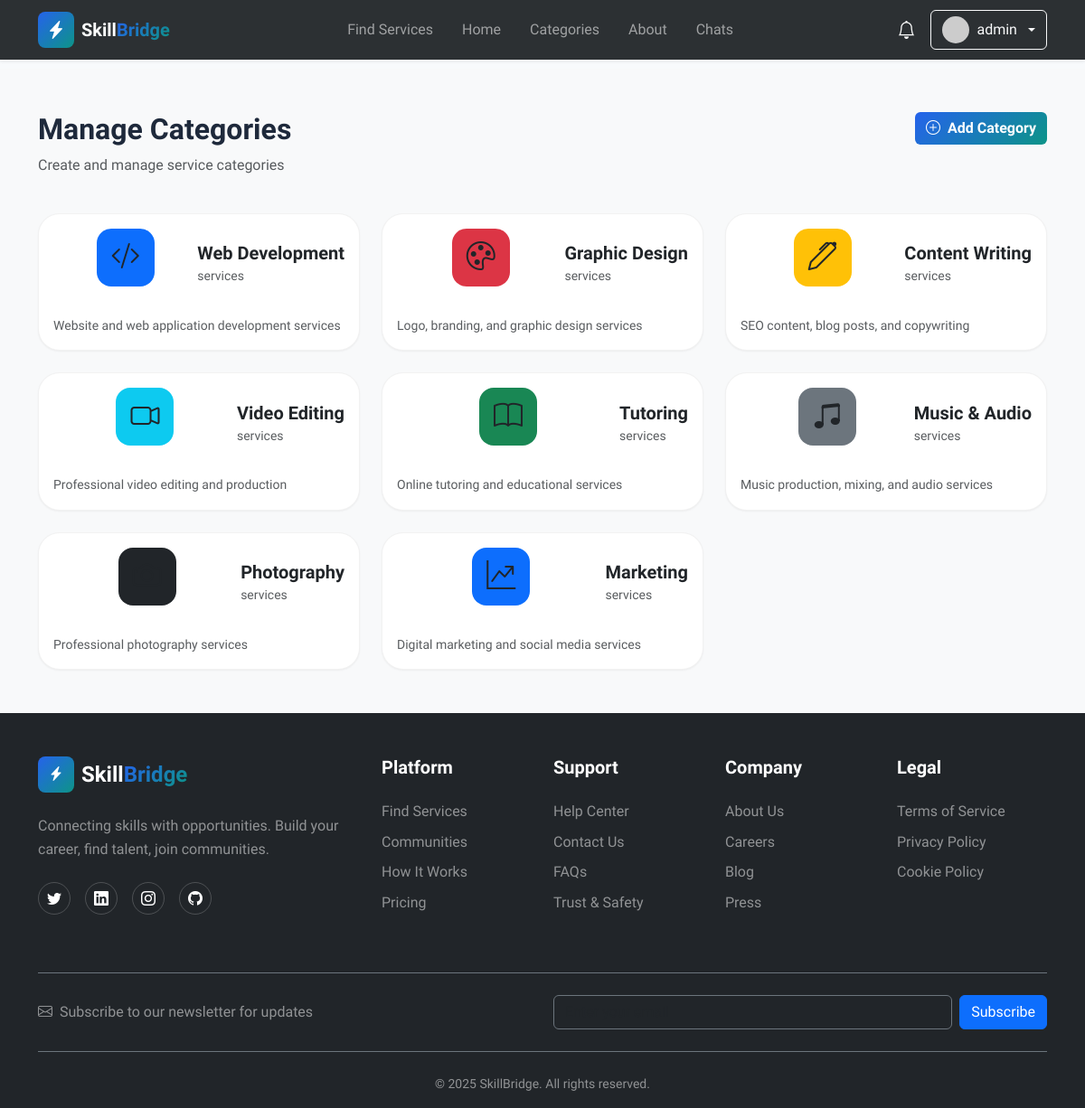
The app's page /admin/categories (signed in) with its own data.
### models.py (models this page shows, shortened)
class User(UserMixin, db.Model):
    __tablename__ = 'users'
    id = db.Column(db.Integer, primary_key=True)
    username = db.Column(db.String(80), unique=True, nullable=False, index=True)
    email = db.Column(db.String(120), unique=True, nullable=False, index=True)
    password_hash = db.Column(db.String(255), nullable=False)
    user_type = db.Column(db.String(20), nullable=False, default='client')
    full_name = db.Column(db.String(100))
    bio = db.Column(db.Text)
    avatar_url = db.Column(db.String(255), default='default-avatar.png')
    phone = db.Column(db.String(20))
    is_active = db.Column(db.Boolean, default=True)
    is_verified = db.Column(db.Boolean, default=False)
    created_at = db.Column(db.DateTime, default=datetime.utcnow, nullable=False)
    updated_at = db.Column(db.DateTime, default=datetime.utcnow, onupdate=datetime.utcnow)
    services = db.relationship('Service', backref='provider', lazy='dynamic',
                              foreign_keys='Service.user_id')
    reviews = db.relationship('Review', backref='reviewer', lazy='dynamic',
                             foreign_keys='Review.user_id')
    orders_as_buyer = db.relationship('Order', backref='buyer', lazy='dynamic',
                                     foreign_keys='Order.buyer_id')
    orders_as_seller = db.relationship('Order', backref='seller', lazy='dynamic',
                                      foreign_keys='Order.seller_id')
    favorites = db.relationship('Favorite', backref='user', lazy='dynamic',
                               cascade='all, delete-orphan')
    notifications = db.relationship('Notification', backref='user', lazy='dynamic',
                                   cascade='all, delete-orphan')
    def is_admin(self):
        return self.user_type == 'admin'
    def get_unread_notifications_count(self):
        return self.notifications.filter_by(is_read=False).count()
    def get_recent_notifications(self, limit=5):
        return self.notifications.order_by(db.text('created_at desc')).limit(limit)
    def get_avatar_url(self):
        from flask import url_for
        if not self.avatar_url or self.avatar_url == 'default-avatar.png':
            return f"https://ui-avatars.com/api/?name={self.username}&background=random&color=fff&size=128"
        if self.avatar_url.startswith('http'):
            return self.avatar_url
        return url_for('static', filename='avatars/' + self.avatar_url)

class Category(db.Model):
    __tablename__ = 'categories'
    id = db.Column(db.Integer, primary_key=True)
    name = db.Column(db.String(100), unique=True, nullable=False, index=True)
    description = db.Column(db.Text)
    icon = db.Column(db.String(50))  # Icon class name (e.g., 'bi-code')
    color = db.Column(db.String(50))  # Color class for styling
    created_at = db.Column(db.DateTime, default=datetime.utcnow)
    services = db.relationship('Service', backref='category', lazy='dynamic')

### routes.py (the view, shortened to what this page needs)
@admin_bp.route('/categories', methods=['GET', 'POST'])
@admin_required
def categories():
    categories = category_manager.get_all_categories()
    return render_template('admin/categories.html', categories=categories)

### managers.py (called while the page is built)
    def get_all_categories(self):
        return Category.query.all()

### routes.py (called while the page is built)
def admin_required(f):
    @wraps(f)
    def decorated_function(*args, **kwargs):
        if not current_user.is_authenticated or not current_user.is_admin():
            flash('You need admin privileges to access this page.', 'danger')
            return redirect(url_for('main.index'))
        return f(*args, **kwargs)
    return decorated_function

### templates/admin/categories.html (shortened to what this page needs)
{% extends 'base.html' %}
{% block content %}
<section class="py-5 bg-light">
    <div class="container">
        <div class="row mb-4">
            <div class="col">
                <h2 class="fw-bold">Manage Categories</h2>
                <p class="text-muted">Create and manage service categories</p>
            </div>
            <div class="col-auto">
                <button class="btn btn-gradient-primary" data-bs-toggle="modal" data-bs-target="#addCategoryModal">
                    <i class="bi bi-plus-circle me-2"></i>Add Category
                </button>
            </div>
        </div>
        <div class="row g-4">
            {% for category in categories %}
            <div class="col-md-4">
                <div class="card h-100">
                    <div class="card-body">
                        <div class="d-flex align-items-center mb-3">
                            <div class="category-icon {{ category.color }} me-3">
                                <i class="bi {{ category.icon }}"></i>
                            </div>
                            <div>
                                <h5 class="mb-0">{{ category.name }}</h5>
                                <small class="text-muted">{{ category.service_count }} services</small>
                            </div>
                        </div>
                        <p class="text-muted small mb-0">{{ category.description }}</p>
                    </div>
                </div>
            </div>
            {% endfor %}
        </div>
    </div>
</section>
{% endblock %}

### templates/components/header.html (shortened to what this page needs)
<header class="navbar navbar-expand-lg navbar-dark bg-dark fixed-top shadow-sm">
    <div class="container">
        <a class="navbar-brand d-flex align-items-center" href="{{ url_for('main.index') }}">
            <div class="logo-icon gradient-primary rounded-3 p-2 me-2">
                <i class="bi bi-lightning-charge-fill text-white"></i>
            </div>
            <span class="fw-bold">Skill<span class="text-gradient">Bridge</span></span>
        </a>
        <div class="collapse navbar-collapse" id="navbarNav">
            <ul class="navbar-nav mx-auto">
                <li class="nav-item">
                    <a class="nav-link" href="{{ url_for('service.browse') }}">Find Services</a>
                </li>
                <li class="nav-item">
                    <a class="nav-link" href="{{ url_for('main.index') }}">Home</a>
                </li>
                <li class="nav-item">
                    <a class="nav-link" href="{{ url_for('main.index') }}#categories">Categories</a>
                </li>
                <li class="nav-item">
                    <a class="nav-link" href="{{ url_for('main.about') }}">About</a>
                </li>
                {% if current_user.is_authenticated %}
                <li class="nav-item">
                    <a class="nav-link" href="{{ url_for('user.chats') }}">Chats</a>
                </li>
                {% endif %}
            </ul>
            <div class="d-flex align-items-center gap-3 mt-3 mt-lg-0">
                {% if current_user.is_authenticated %}
                <div class="dropdown">
                    <button class="btn btn-link text-white position-relative p-0" type="button"
                        data-bs-toggle="dropdown">
                        <i class="bi bi-bell fs-5"></i>
                    </button>
                </div>
                <div class="dropdown">
                    <button class="btn btn-outline-light dropdown-toggle d-flex align-items-center gap-2" type="button"
                        data-bs-toggle="dropdown">
                        <img src="{{ current_user.get_avatar_url() }}" alt="Avatar" class="rounded-circle" width="30"
                            height="30">
                        <span>{{ current_user.username }}</span>
                    </button>
                </div>
                {% else %}
                <a href="{{ url_for('auth.login') }}" class="btn btn-outline-light">Log In</a>
                <a href="{{ url_for('auth.register') }}" class="btn btn-gradient-primary">Get Started</a>
                {% endif %}
            </div>
        </div>
    </div>
</header>
<div style="height: 76px;"></div>

### static/css/custom.css (style rules this page uses)
:root { --primary: #2563eb; --primary-hover: #1d4ed8; --accent: #0d9488; --background: #f8fafc; --foreground: #1e293b; --card: #ffffff; --border: #e2e8f0; --muted: #64748b; --muted-foreground: #94a3b8; --secondary: #f1f5f9; --success: #10b981; --danger: #ef4444; --primary-color: #2563eb; --primary-dark: #1d4ed8; --primary-light: #3b82f6; --accent-color: #0d9488; --card-bg: #ffffff; --gradient-primary: linear-gradient(135deg, #2563eb 0%, #0d9488 100%); --gradient-accent: linear-gradient(135deg, #f97316 0%, #fb923c 100%); --gradient-hero: linear-gradient(135deg, #1e293b, #334155); --shadow-sm: 0 1px 2px 0 rgba(0, 0, 0, 0.05); --shadow-md: 0 4px 6px -1px rgba(0, 0, 0, 0.08); --shadow-lg: 0 10px 15px -3px rgba(0, 0, 0, 0.08); --shadow-xl: 0 20px 25px -5px rgba(0, 0, 0, 0.1); --shadow-glow: 0 0 40px rgba(37, 99, 235, 0.25); --section-padding: 5rem 0; --radius: 0.75rem; --radius-sm: 0.5rem; --radius-md: 1rem; --radius-lg: 1.5rem; --radius-xl: 2rem; }
* { margin: 0; padding: 0; box-sizing: border-box; }
body { font-family: 'Sora', -apple-system, BlinkMacSystemFont, 'Segoe UI', sans-serif; background-color: var(--background); color: var(--foreground); line-height: 1.6; overflow-x: hidden; }
h1, h2, h3, h4, h5, h6 { font-weight: 700; line-height: 1.2; }
a { transition: all 0.3s ease; }
.gradient-primary { background: var(--gradient-primary); }
.text-gradient { background: var(--gradient-primary); -webkit-background-clip: text; -webkit-text-fill-color: transparent; background-clip: text; }
.btn-gradient-primary { background: var(--gradient-primary); border: none; color: white; font-weight: 600; transition: all 0.3s ease; }
.navbar { backdrop-filter: blur(10px); background-color: rgba(33, 37, 41, 0.95) !important; transition: all 0.3s ease; }
.logo-icon { width: 40px; height: 40px; display: flex; align-items: center; justify-content: center; transition: all 0.3s ease; }
.nav-link { font-weight: 500; position: relative; padding: 0.5rem 1rem !important; }
.nav-link::after { content: ''; position: absolute; bottom: 0; left: 50%; width: 0; height: 2px; background: var(--gradient-primary); transition: all 0.3s ease; transform: translateX(-50%); }
.category-icon { width: 64px; height: 64px; margin: 0 auto 1rem; display: flex; align-items: center; justify-content: center; border-radius: var(--radius-md); font-size: 2rem; transition: all 0.3s ease; }
.card { border-radius: var(--radius-lg); border: 1px solid rgba(0, 0, 0, 0.05); box-shadow: var(--shadow-sm); }
.category-icon { width: 64px !important; height: 64px !important; border-radius: 16px !important; display: flex !important; align-items: center !important; justify-content: center !important; margin: 0 auto 1rem !important; font-size: 2rem !important; transition: transform 0.3s ease; }

### records on screen
User: username "admin"
Category: name "Web Development", description "Website and web application development services"
Category: name "Graphic Design", description "Logo, branding, and graphic design services"
Category: name "Content Writing", description "SEO content, blog posts, and copywriting"
Category: name "Video Editing", description "Professional video editing and production"
Category: name "Tutoring", description "Online tutoring and educational services"
Category: name "Music & Audio", description "Music production, mixing, and audio services"
Category: name "Photography", description "Professional photography services"
Category: name "Marketing", description "Digital marketing and social media services"
